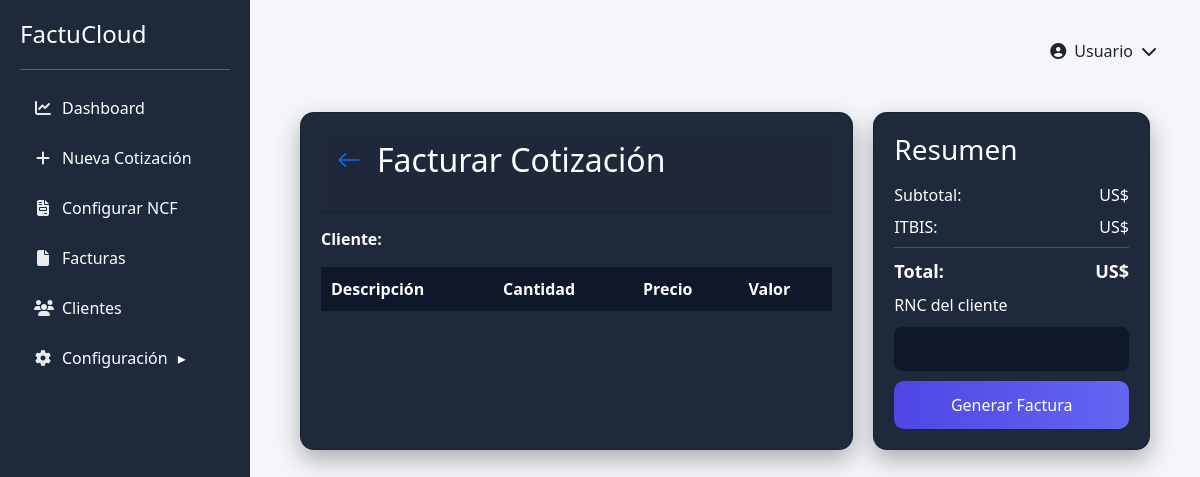
The page /facturar/18 on the database as committed earlier.
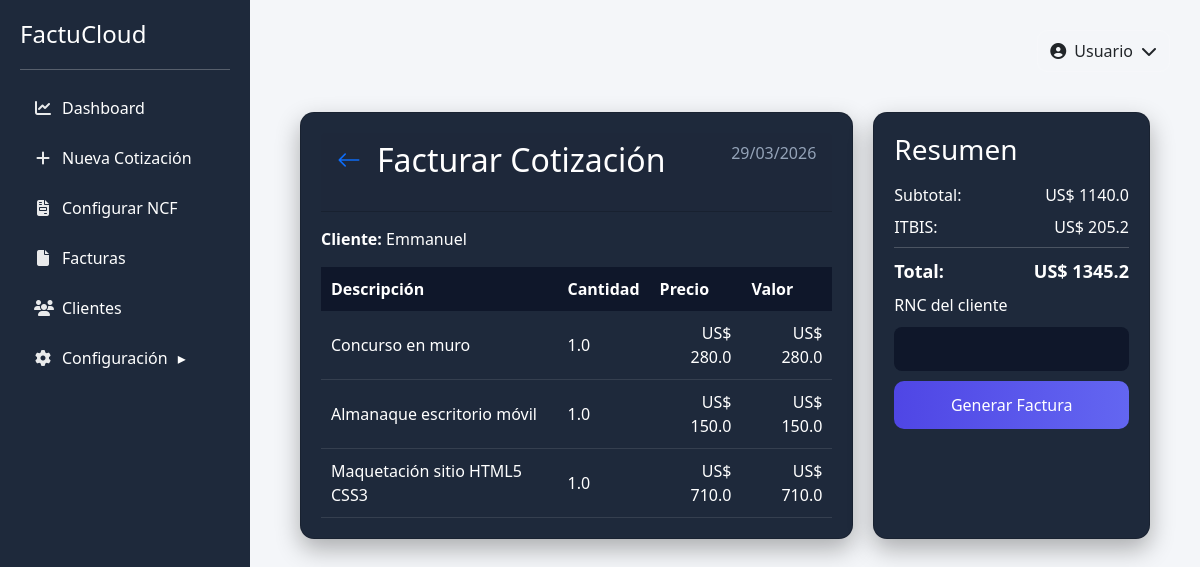
The same page on the database as committed later.
### tables this page shows
CREATE TABLE cotizaciones (
        id INTEGER PRIMARY KEY AUTOINCREMENT,
        codigo TEXT,
        cliente TEXT,
        rnc TEXT,
        telefono TEXT,
        correo TEXT,
        fecha TEXT,
        subtotal REAL,
        itbis REAL,
        total REAL,
        estado TEXT
    );

CREATE TABLE cotizacion_items (
        id INTEGER PRIMARY KEY AUTOINCREMENT,
        cotizacion_id INTEGER,
        descripcion TEXT,
        cantidad REAL,
        precio REAL,
        total REAL
    );

### app.py (the view, shortened to what this page needs)
@app.route("/facturar/<int:id>", methods=["GET", "POST"])
def facturar(id):
    conn = get_db()
    cotizacion = conn.execute(
        "SELECT * FROM cotizaciones WHERE id=?",
        (id,)
    ).fetchone()
    items = conn.execute(
        "SELECT * FROM cotizacion_items WHERE cotizacion_id=?",
        (id,)
    ).fetchall()
    config = conn.execute(
        "SELECT * FROM configuracion_ncf LIMIT 1"
    ).fetchone()
    if config is None:
        conn.close()
        return "Debes configurar el NCF primero"
    conn.close()
    return render_template(
        "facturar.html",
        cotizacion=cotizacion,
        items=items
    )

### app.py (called while the page is built)
def get_db():
    conn = sqlite3.connect("database.db")
    conn.row_factory = sqlite3.Row
    return conn

@app.context_processor
def inject_user():
    return dict(usuario=session.get("usuario"))

### templates/facturar.html (shortened to what this page needs)
{% extends "base.html" %}
{% block content %}
<div class="facturar-container">
    <div class="card">
        <div class="card-header">
            <div class="d-flex align-items-center mb-4">
    <a href="{{ url_for('index') }}" class="me-3 text-decoration-none">
        <i class="bi bi-arrow-left fs-4"></i>
    </a>
    <h2 class="mb-0">Facturar Cotización</h2>
</div>
            <span>{{ cotizacion.fecha }}</span>
        </div>
        <p><strong>Cliente:</strong> {{ cotizacion.cliente }}</p>
        <table class="factura-table">
            <tr>
                <th>Descripción</th>
                <th>Cantidad</th>
                <th>Precio</th>
                <th>Valor</th>
            </tr>
            {% for item in items %}
            <tr>
                <td>{{ item.descripcion }}</td>
                <td>{{ item.cantidad }}</td>
                <td>US$ {{ item.precio }}</td>
                <td>US$ {{ item.total }}</td>
            </tr>
            {% endfor %}
        </table>
    </div>
    <div class="card">
        <h3>Resumen</h3>
        <div class="resumen">
            <p><span>Subtotal:</span> <span>US$ {{ cotizacion.subtotal }}</span></p>
            <p><span>ITBIS:</span> <span>US$ {{ cotizacion.itbis }}</span></p>
            <p class="total"><span>Total:</span> <span>US$ {{ cotizacion.total }}</span></p>
        </div>
        <form method="POST">
            <label>RNC del cliente</label>
            <input type="text" name="rnc" required>
            <button class="btn btn-primary">
                Generar Factura
            </button>
        </form>
    </div>
</div>
{% endblock %}

### templates/base.html (shortened to what this page needs)
<!DOCTYPE html>
<html lang="es">
<head>
<link href="https://cdn.jsdelivr.net/npm/select2@4.1.0-rc.0/dist/css/select2.min.css" rel="stylesheet" />
<link href="https://cdn.jsdelivr.net/npm/bootstrap-icons@1.10.5/font/bootstrap-icons.css" rel="stylesheet">
<link href="https://cdn.jsdelivr.net/npm/bootstrap@5.3.2/dist/css/bootstrap.min.css" rel="stylesheet">
<link rel="stylesheet" href="https://cdnjs.cloudflare.com/ajax/libs/font-awesome/6.5.0/css/all.min.css">
</head>
<body>
<div class="container-fluid">
<div class="row">
<div class="sidebar">
<div class="logo">
<h4>FactuCloud</h4>
</div>
<hr>
<a href="/"><i class="fa fa-chart-line"></i> Dashboard</a>
<a href="/nueva"><i class="fa fa-plus"></i> Nueva Cotización</a>
<a href="/configurar_ncf"><i class="fa fa-file-invoice"></i> Configurar NCF</a>
<a href="/facturas"><i class="fa fa-file"></i> Facturas</a>
<a href="/clientes"><i class="fa fa-users"></i> Clientes</a>
<a href="javascript:void(0)" onclick="toggleMenu()">
<i class="fa fa-gear"></i> Configuración <span id="arrow">▸</span>
</a>
</div>
<div class="content">
  <div class="topbar">
    <div class="profile-dropdown">
      <button class="profile-btn" onclick="toggleProfileMenu(event)">
        <i class="fa fa-user-circle"></i>
        <span>{{ usuario if usuario else "Usuario" }}</span>
        <i class="fa fa-chevron-down"></i>
      </button>
    </div>
  </div>
  {% block content %}{% endblock %}
</div>
</div>
</div>
</body>
</html>

### templates/base.html (style rules this page uses)
body { background-color:#f4f6f9; }
.sidebar { position:fixed; left: 0; top: 0; width: 250px; height:100vh; background-color:#1e293b; color:white; padding:20px; }
.sidebar h4 { margin-bottom:20px; }
.sidebar a { color:white; text-decoration:none; display:flex; align-items:center; gap:10px; width:100%; margin-bottom:6px; padding:10px 14px; border-radius:8px; transition:0.25s ease; }
.sidebar a i { width:18px; text-align:center; opacity:0.9; }
.content { margin-left: 250px; padding:30px; width: calc(100% - 250px); }
.card { border-radius:12px; }
.topbar { display:flex; justify-content:flex-end; margin-bottom:20px; }
.profile-dropdown { position:relative; }
.profile-btn { display:flex; align-items:center; gap:8px; background:rgba(255,255,255,0.08); border:1px solid rgba(255,255,255,0.1); color:inherit; padding:8px 12px; border-radius:10px; cursor:pointer; transition:0.2s; }

### templates/facturar.html (style rules this page uses)
.facturar-container { display: grid; grid-template-columns: 2fr 1fr; gap: 20px; padding: 20px; }
.card { background: #1e293b; border-radius: 14px; padding: 20px; color: white; box-shadow: 0 10px 25px rgba(0,0,0,0.3); }
.card-header { display: flex; justify-content: space-between; margin-bottom: 15px; }
.card-header h2 { margin: 0; }
.card-header span { color: #94a3b8; }
.factura-table { width: 100%; border-collapse: collapse; }
.factura-table th { background: #0f172a; padding: 10px; text-align: left; }
.factura-table td { padding: 10px; border-bottom: 1px solid rgba(255,255,255,0.1); }
.factura-table td:nth-child(3), .factura-table td:nth-child(4) { text-align: right; }
.resumen p { display: flex; justify-content: space-between; margin: 8px 0; }
.total { font-size: 18px; font-weight: bold; border-top: 1px solid rgba(255,255,255,0.2); padding-top: 10px; }
input { width: 100%; padding: 10px; border-radius: 8px; border: none; margin-top: 10px; background: #0f172a; color: white; }
.btn { width: 100%; padding: 12px; border-radius: 10px; border: none; margin-top: 10px; cursor: pointer; }
.btn-primary { background: linear-gradient(90deg,#4f46e5,#6366f1); color: white; }

Rows that differ between the two databases and show on the page:
added cotizaciones: fecha "29/03/2026", cliente "Emmanuel", subtotal "1140.0", itbis "205.2", total "1345.2"
added cotizacion_items: descripcion "Concurso en muro", cantidad "1.0", precio "280.0", total "280.0"
added cotizacion_items: descripcion "Almanaque escritorio móvil", cantidad "1.0", precio "150.0", total "150.0"
added cotizacion_items: descripcion "Maquetación sitio HTML5 CSS3", cantidad "1.0", precio "710.0", total "710.0"
